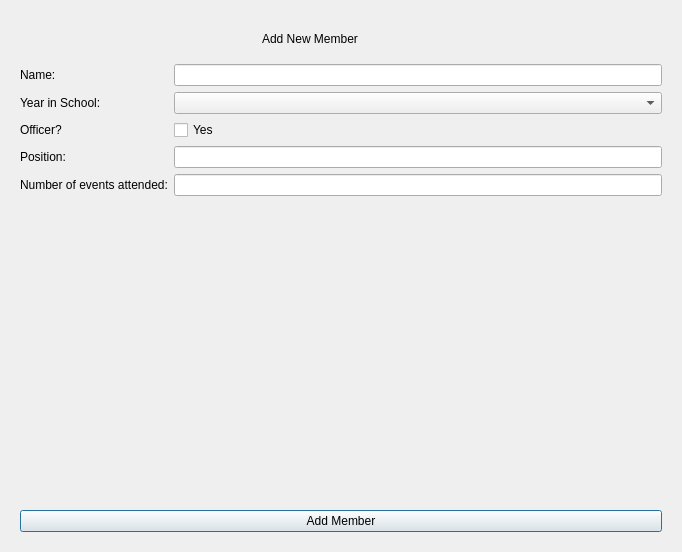
<?xml version="1.0" encoding="UTF-8"?>
<ui version="4.0">
 <class>Dialog</class>
 <widget class="QDialog" name="Dialog">
  <property name="geometry">
   <rect>
    <x>0</x>
    <y>0</y>
    <width>682</width>
    <height>552</height>
   </rect>
  </property>
  <property name="windowTitle">
   <string>Dialog</string>
  </property>
  <layout class="QGridLayout" name="gridLayout">
   <item row="0" column="0">
    <widget class="QWidget" name="widget_2" native="true">
     <layout class="QVBoxLayout" name="verticalLayout">
      <item>
       <widget class="QWidget" name="widget_3" native="true">
        <layout class="QHBoxLayout" name="horizontalLayout_2">
         <item>
          <spacer name="horizontalSpacer">
           <property name="orientation">
            <enum>Qt::Horizontal</enum>
           </property>
           <property name="sizeHint" stdset="0">
            <size>
             <width>129</width>
             <height>20</height>
            </size>
           </property>
          </spacer>
         </item>
         <item>
          <widget class="QLabel" name="add_member_title_label">
           <property name="text">
            <string>Add New Member</string>
           </property>
          </widget>
         </item>
         <item>
          <spacer name="horizontalSpacer_2">
           <property name="orientation">
            <enum>Qt::Horizontal</enum>
           </property>
           <property name="sizeHint" stdset="0">
            <size>
             <width>295</width>
             <height>20</height>
            </size>
           </property>
          </spacer>
         </item>
        </layout>
       </widget>
      </item>
      <item>
       <layout class="QFormLayout" name="formLayout">
        <item row="1" column="0">
         <widget class="QLabel" name="name_label">
          <property name="text">
           <string>Name:</string>
          </property>
         </widget>
        </item>
        <item row="1" column="1">
         <widget class="QLineEdit" name="name_input"/>
        </item>
        <item row="2" column="0">
         <widget class="QLabel" name="year_label">
          <property name="text">
           <string>Year in School:</string>
          </property>
         </widget>
        </item>
        <item row="2" column="1">
         <widget class="QComboBox" name="year_combo_box"/>
        </item>
        <item row="3" column="0">
         <widget class="QLabel" name="officer_label">
          <property name="text">
           <string>Officer?</string>
          </property>
         </widget>
        </item>
        <item row="3" column="1">
         <widget class="QCheckBox" name="officer_checkbox">
          <property name="text">
           <string>Yes</string>
          </property>
         </widget>
        </item>
        <item row="4" column="0">
         <widget class="QLabel" name="position_label">
          <property name="text">
           <string>Position:</string>
          </property>
         </widget>
        </item>
        <item row="4" column="1">
         <widget class="QLineEdit" name="position_entry"/>
        </item>
        <item row="6" column="0">
         <widget class="QLabel" name="num_events_label">
          <property name="text">
           <string>Number of events attended:</string>
          </property>
         </widget>
        </item>
        <item row="6" column="1">
         <widget class="QLineEdit" name="num_events_input"/>
        </item>
       </layout>
      </item>
      <item>
       <spacer name="verticalSpacer">
        <property name="orientation">
         <enum>Qt::Vertical</enum>
        </property>
        <property name="sizeHint" stdset="0">
         <size>
          <width>20</width>
          <height>40</height>
         </size>
        </property>
       </spacer>
      </item>
      <item>
       <widget class="QPushButton" name="add_member_btn">
        <property name="text">
         <string>Add Member</string>
        </property>
       </widget>
      </item>
     </layout>
    </widget>
   </item>
  </layout>
 </widget>
 <resources/>
 <connections/>
</ui>
